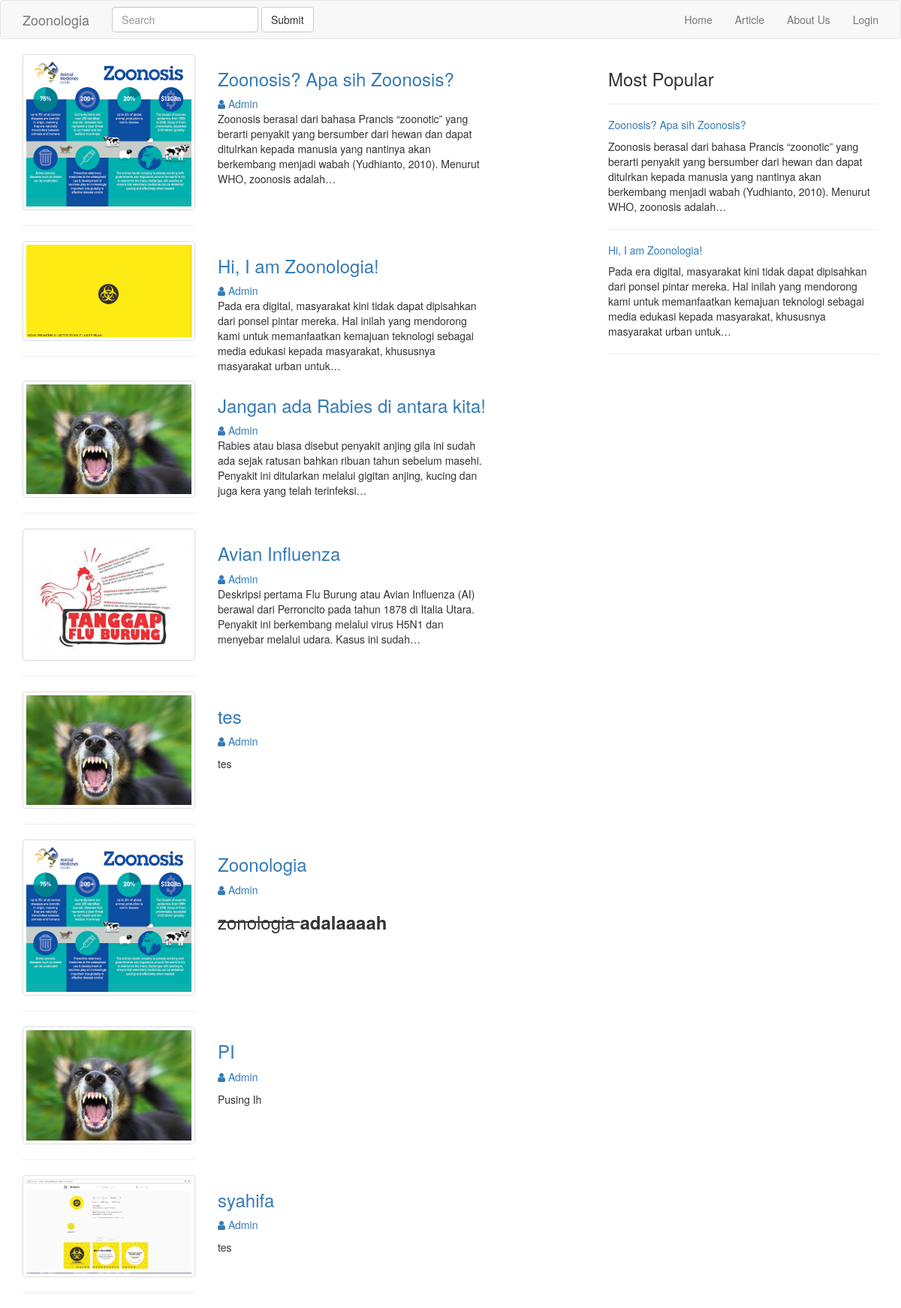
Screenshot of /index.php/blog with the database file from the repository.
### tables this page shows
CREATE TABLE `berita` (
  `id_berita` int(10) NOT NULL,
  `judul_berita` varchar(200) DEFAULT NULL,
  `berita` text,
  `slug` varchar(200) DEFAULT NULL,
  `published_date` datetime DEFAULT NULL,
  `image` varchar(200) DEFAULT NULL,
  `status` int(10) DEFAULT NULL
);

### application/views/index.php (called while the page is built)
<?php
$this->load->view('page/header');
$this->load->view($content);
$this->load->view('page/sidebar');
?>

### application/controllers/Blog.php (called while the page is built, shortened)
<?php
class Blog extends CI_Controller {
	function __construct(){
		$this->load->model('model_blog');
		$this->load->helper('text');
		$this->load->library('form_validation');
	}
public function index()
{
	$data['sidebar'] = $this->model_blog->get_where();
	$data['berita'] = $this->model_blog->get('berita');
	$data['title'] = 'Welcome to Zoonologia!';
	$data['content'] = 'page/blog.php';
	$this->load->view('index',$data);
}
}

### index.php (called while the page is built, shortened)
<?php
require_once BASEPATH.'core/CodeIgniter.php';

### application/models/Model_blog.php (called while the page is built, shortened)
<?php
class Model_blog extends CI_Model {
	function get($table){
		return $this->db->get($table)->result();
	}
	function get_where(){
		return $this->db->query("SELECT * FROM berita WHERE status = 1")->result();
	}
}

### application/views/page/blog.php (the view)
<div class="container">
	<div class="row">
		<div class="col-md-8">
			<?php foreach ($berita as $br ):?>
			<div class="row">
				<div class="col-md-4"> <img src="<?php echo base_url(); ?>assets/img/<?php echo $br->image; ?>" class="img-thumbnail">
					<hr>
				</div>
				<div class="col-md-6">
				<a href="<?= current_url().'/detail/'.$br->id_berita.'/'.$br->slug; ?>"> <h3> <?php echo $br->judul_berita; ?></h3></a>
				<a href=""> <i class="fa fa-user" aria-hidden="true"></i> Admin</a>
				<p><?php echo word_limiter($br->berita,30); ?></p>
		</div>
	</div>
<?php endforeach; ?>
</div>

### application/views/page/header.php (shortened to what this page needs)
<!DOCTYPE html>
<html lang="en">
  <head>
    <link rel="stylesheet" type="text/css" href="<?php echo base_url(); ?>assets/font-awesome-4.7.0/css/font-awesome.min.css">
    <link href="<?php echo base_url(); ?>assets/css/bootstrap.min.css" rel="stylesheet">
    </head>
  <body>
<nav class="navbar navbar-default">
  <div class="container">
    <div class="navbar-header">
      <a class="navbar-brand" href="<?php echo base_url("welcome") ?>">Zoonologia</a>
    </div>
    <div class="collapse navbar-collapse" id="bs-example-navbar-collapse-1">
      <form class="navbar-form navbar-left" action="<?= base_url('blog/search') ?>" method="post">
        <div class="form-group">
          <input type="text" class="form-control" placeholder="Search" name="search">
        </div>
        <button type="submit" class="btn btn-default" name="cari">Submit</button>
      </form>
      <ul class="nav navbar-nav navbar-right">
       <ul class="nav navbar-nav navbar-right">
        <li><a href="<?php echo base_url("welcome") ?>">Home</a></li>
        <li><a href="<?php echo base_url("blog") ?>">Article</a></li>
        <li><a href="<?php echo base_url("about") ?>">About Us</a></li>
        <li><a href="<?php echo base_url("login") ?>">Login</a></li>
      </ul>
      </ul>
    </div>
  </div>
</nav>

### application/views/page/sidebar.php
<div class="col-md-4">
			<h3> Most Popular</h3>
			<hr>
			<?php foreach ($sidebar as $sd): ?>
			<div class="mp">
			<a href="http://localhost/blog_profile/index.php/blog/detail/<?php echo $sd->id_berita; ?>/<?php echo $sd->slug; ?>"> <h5><?php echo $sd->judul_berita; ?></h5></a>
			<p><?php echo word_limiter($sd->berita,30); ?></p>
			</div>
			<hr>
			<?php endforeach; ?>
		</div>
	</div>
</div>

### rows the page displays
berita: image (picture), judul_berita "Zoonosis? Apa sih Zoonosis?", berita "Zoonosis berasal dari bahasa Prancis “zoonotic” yang berarti penyakit yang bersumber dari hewan dan dapat ditulrkan kepada manusia yang nantinya akan berkembang menjadi wabah (Yudhianto, 2010). Menurut WHO, zoonosis adalah…"
berita: image (picture), judul_berita "Hi, I am Zoonologia!", berita "Pada era digital, masyarakat kini tidak dapat dipisahkan dari ponsel pintar mereka. Hal inilah yang mendorong kami untuk memanfaatkan kemajuan teknologi sebagai media edukasi kepada masyarakat, khususnya masyarakat urban untuk…"
berita: image (picture), judul_berita "Jangan ada Rabies di antara kita!", berita "Rabies atau biasa disebut penyakit anjing gila ini sudah ada sejak ratusan bahkan ribuan tahun sebelum masehi. Penyakit ini ditularkan melalui gigitan anjing, kucing dan juga kera yang telah terinfeksi…"
berita: image (picture), judul_berita "Avian Influenza", berita "Deskripsi pertama Flu Burung atau Avian Influenza (AI) berawal dari Perroncito pada tahun 1878 di Italia Utara. Penyakit ini berkembang melalui virus H5N1 dan menyebar melalui udara. Kasus ini sudah…"
berita: image (picture), judul_berita "tes", berita "tes"
berita: image (picture), judul_berita "Zoonologia", berita "zonologia adalaaaah"
berita: image (picture), judul_berita "PI", berita "Pusing Ih"
berita: image (picture), judul_berita "syahifa", berita "tes"
